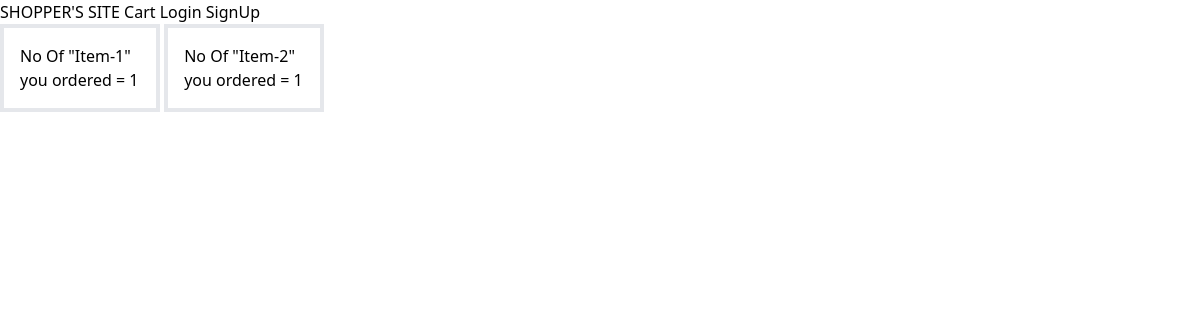
Before: /cart/ with the older database file.
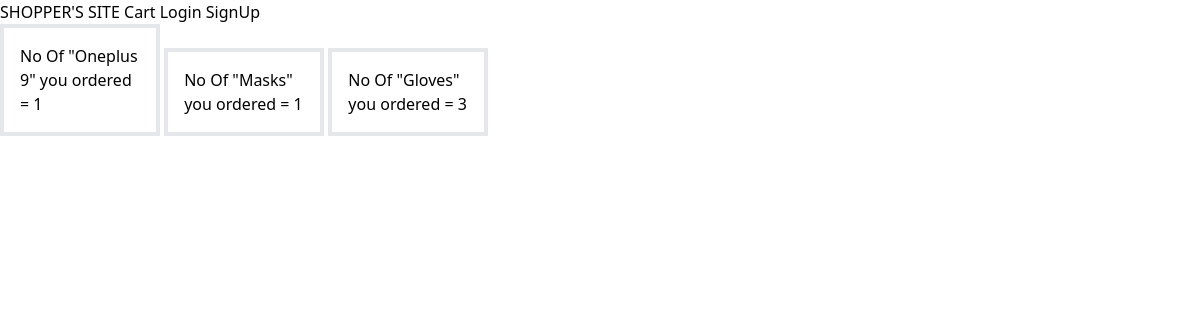
After: the same page with the newer database file.
### shop/models.py (models this page shows, shortened)
class OrderItem(models.Model):
    user =models.ForeignKey(User, on_delete = models.CASCADE)
    item = models.ForeignKey(Item, on_delete =models.CASCADE)
    ordered = models.BooleanField(default=False)
    quantity = models.IntegerField(default = 1)

class Item(models.Model):
    title = models.CharField(max_length=200,default = None)
    price =models.IntegerField(blank=True ,null= True)
    content = models.TextField(default = None)
    image = models.ImageField(default = 'default.jpg',upload_to="media/images")

### shop/views.py (the view)
# urls.py: path('cart/',views.cart ,name='cart'),
def cart(request):
    content ={
        'things' : OrderItem.objects.all()
    }
    return render(request,'shop/cart.html',content)

### shop/TEMPLATES/shop/cart.html
{% extends 'shop/base.html' %}
{% block content %}
{% for thing in things %}
    <div class="container inline-block box-border h-31 w-40 p-4 border-4 mx-auto ">
        <h1>No Of "{{ thing.item.title }}" you ordered = {{thing.quantity}}</h1>
    </div>
{% endfor %}
{% endblock content %}

### shop/TEMPLATES/shop/base.html (shortened to what this page needs)
<!DOCTYPE html>
<html lang="en" dir="ltr">
    <head>
        <link href="https://unpkg.com/tailwindcss@^2/dist/tailwind.min.css" rel="stylesheet">
    </head>
    <body>
        <nav>
            <a href="{% url "home" %}">SHOPPER'S SITE</a>
            <a href="{% url "cart" %}">Cart</a>
            {% if user.is_authenticated %}
            <a href="{% url "profile" %}">Profile</a>
            <a href="{% url "logout" %}">Logout</a>
            {% else %}
            <a href="{% url "login" %}">Login</a>
            <a href="{% url "signup" %}">SignUp</a>
            {% endif %}
        </nav>
        {% block content %} {% endblock %}
    </body>
</html>

Changed rows visible on the page:
changed through a linked row, OrderItem: item "Item-1" → "Oneplus 9"
changed through a linked row, OrderItem: item "Item-2" → "Masks"
added OrderItem: item "Gloves", quantity "3"
